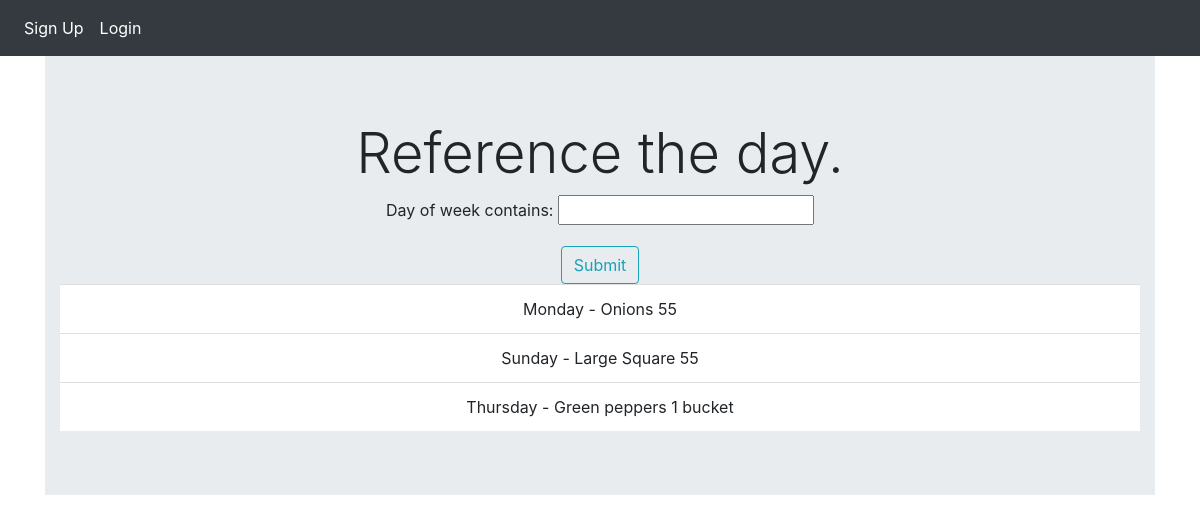
The app's page /dailyprep/, older data.
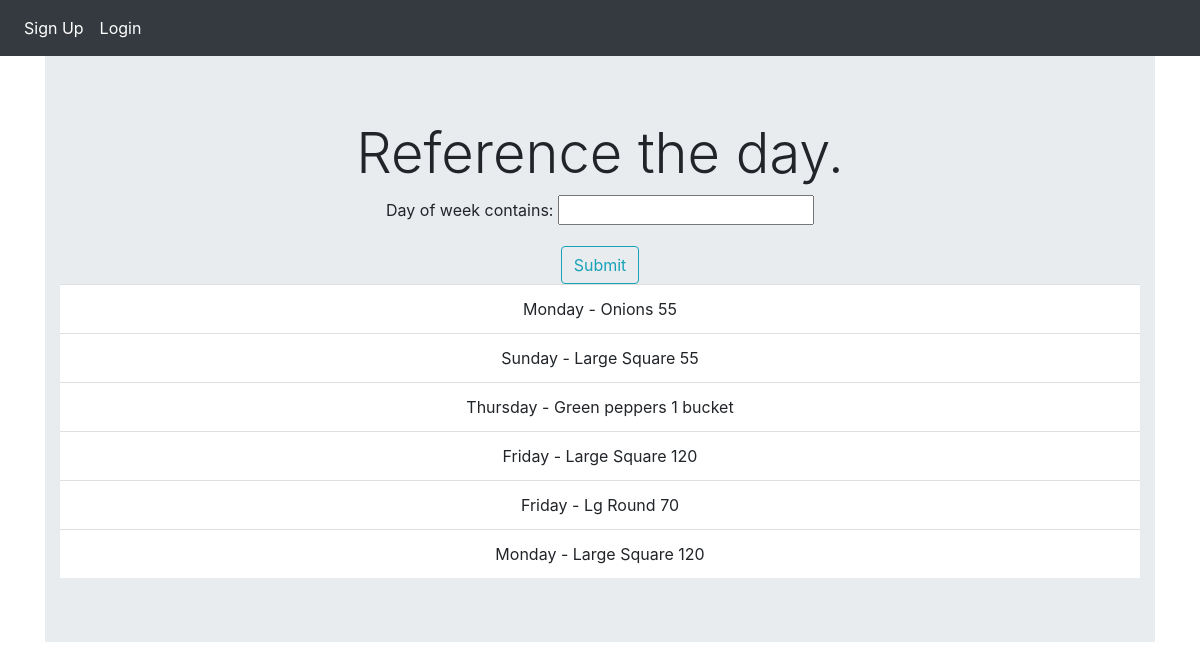
The same page, newer data.
### todo/models.py (models this page shows, shortened)
class PrepWork(models.Model):
    item = models.CharField(blank='False',max_length=200,)
    description = models.TextField(blank='False',help_text="Add instructions to remove any confusion. ", max_length=200)
    day_of_week = models.CharField(blank='False', max_length=20, choices=DAYS, help_text="Please set the day of week. ")

### todo/views.py (the view)
# urls.py: path('dailyprep/', views.dailyprep,name='dailyprep'),
def dailyprep(request):
    f = PrepWorkFilter(request.GET, queryset=PrepWork.objects.filter(day_of_week__icontains="day"))
    return render (request,'todo/dailyprep.html',{'filter':f})

### templates/todo/dailyprep.html (shortened to what this page needs)
{% extends 'items/base.html' %}
{% block content %}
<div class="jumbotron jumbotron-fluid">
  <div class="container">
    <h1 class="display-4">Reference the day.</h1>
    <form action="" method="get">
          {{ filter.form.as_p }}
        <input class='btn btn-outline-info' type="submit" value='Submit' />
    </form>
    <ul class="list-group list-group-flush">
      {% for obj in filter.qs %}
          <li class="list-group-item">{{ obj.day_of_week }} - {{ obj.item|capfirst }} {{obj.description}}</li>
      {% endfor %}
    </ul>
  </div>
</div>
{% endblock %}

Row changes from the older to the newer data that the page shows:
added PrepWork: day_of_week "Friday", item "Large Square", description "120"
added PrepWork: day_of_week "Friday", item "Lg Round", description "70"
added PrepWork: day_of_week "Monday", item "Large Square", description "120"
